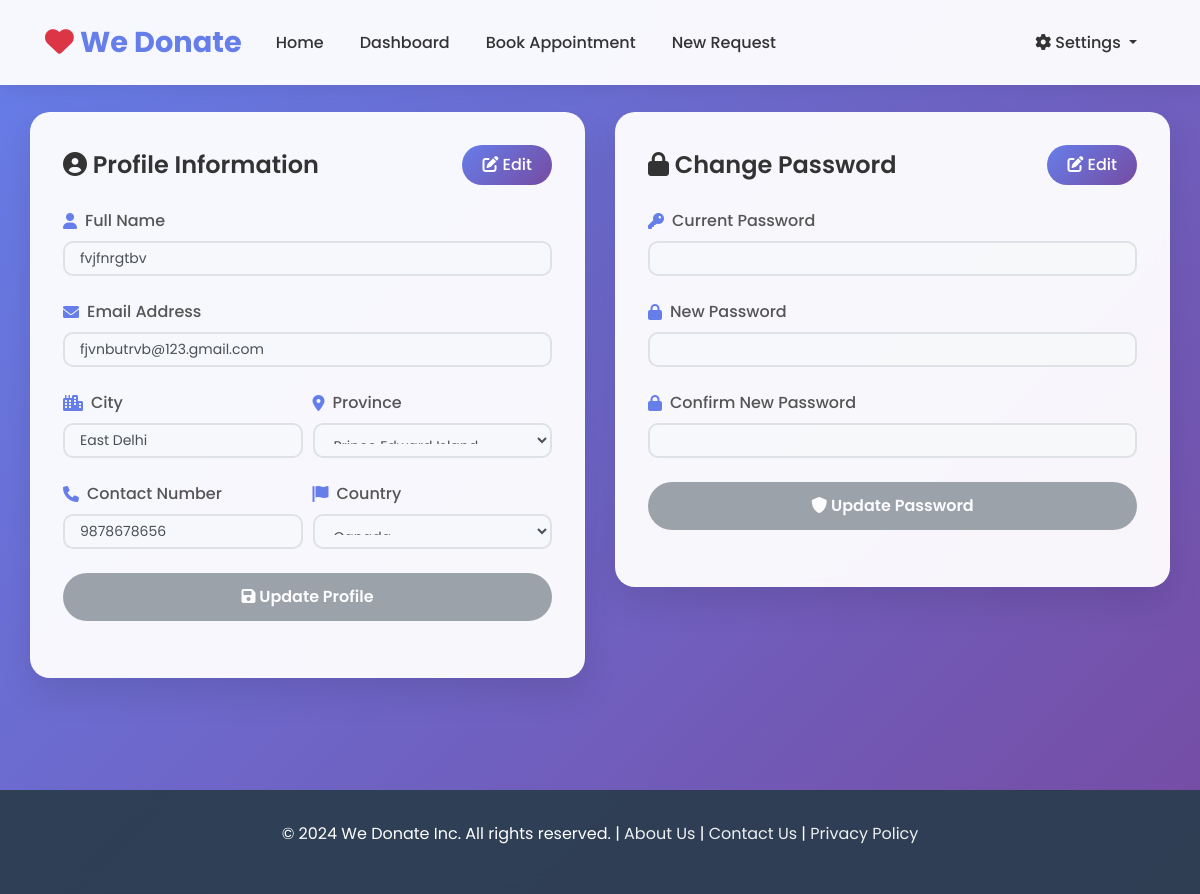
The app's page /donors/update_profile/ (signed in) with its own data.
### hospitals/models.py (models this page shows, shortened)
class User(AbstractUser):
    hospital_name = models.CharField(max_length=200, null=True, blank=True)
    province = models.CharField(max_length=100, null=True, blank=True)
    contact_number = models.CharField(max_length=10, blank=True, null=True)
    country = models.CharField(max_length=20, null=True)
    city = models.CharField(max_length=200, null=True)

### donors/views.py (the view, shortened to what this page needs)
# urls.py: re_path('update_profile/$', views.donor_profile_update, name="donor-profile-update"),
def donor_profile_update(request):
    success = 0
    msg = 0
    pfcheck = 0
    pscheck = 0
    donor = User.objects.get(id=request.user.id)
    provinces = ["Nova Scotia", "British Columbia", "Ontario", "Quebec", "Alberta", "New Brunswick", "Manitoba",
                 "Sasketchawan", "New Foundland and Labrador", "Prince Edward Island"]
    provinces = [1 if donor.province is not None else 0 for i in provinces]
    return render(request, "donor-profile-update.html", {"provinces": provinces, "donor": donor, "success": success, "msg": msg,
                                                         "pfcheck": pfcheck, "pscheck": pscheck})

### templates/donor-profile-update.html (shortened to what this page needs)
{% load static %}
<!DOCTYPE html>
<html lang="en">
<head>
    <link rel="stylesheet" href="https://stackpath.bootstrapcdn.com/bootstrap/4.5.2/css/bootstrap.min.css">
    <link rel="stylesheet" href="https://cdnjs.cloudflare.com/ajax/libs/font-awesome/6.0.0/css/all.min.css">
</head>
<body>
    <nav class="navbar navbar-expand-lg navbar-light fixed-top">
        <div class="container">
            <a class="navbar-brand" href="{% url 'donor-landing-page' %}">
                <i class="fas fa-heart text-danger"></i> We Donate
            </a>
            <div class="collapse navbar-collapse" id="navbarNav">
                <ul class="navbar-nav mr-auto">
                    <li class="nav-item">
                        <a class="nav-link" href="{% url 'donor-landing-page' %}">Home</a>
                    </li>
                    <li class="nav-item">
                        <a class="nav-link" href="{% url 'donor-home' %}">Dashboard</a>
                    </li>
                    <li class="nav-item">
                        <a class="nav-link" href="{% url 'book-appointment' %}">Book Appointment</a>
                    </li>
                    <li class="nav-item">
                        <a class="nav-link" href="{% url 'new-donation-request' %}">New Request</a>
                    </li>
                </ul>
                <ul class="navbar-nav ml-auto">
                    <li class="nav-item dropdown">
                        <a class="nav-link dropdown-toggle" href="#" id="settingsDropdown" data-toggle="dropdown">
                            <i class="fas fa-cog"></i> Settings
                        </a>
                    </li>
                </ul>
            </div>
        </div>
    </nav>
    <div class="container main-container">
        <div class="row">
            <div class="col-lg-6 col-md-12">
                <div class="profile-card">
                    <div class="card-header">
                        <h4 class="card-title">
                            <i class="fas fa-user-circle"></i> Profile Information
                        </h4>
                        <button class="btn edit-btn" type="button" onclick="enableEditProfile()">
                            <i class="fas fa-edit"></i> Edit
                        </button>
                    </div>
                    <form method="POST" action="{% url 'donor-profile-update' %}" id="profileForm">
                        <div class="form-group">
                            <label><i class="fas fa-user"></i> Full Name</label>
                            <input type="text" name="donor_name" value="{{ donor.first_name }}" id="donorName" class="form-control" required disabled>
                        </div>
                        <div class="form-group">
                            <label><i class="fas fa-envelope"></i> Email Address</label>
                            <input type="email" class="form-control" name="email" id="email" value="{{ donor.email }}" disabled required>
                        </div>
                        <div class="form-row">
                            <div class="form-group col-md-6">
                                <label><i class="fas fa-city"></i> City</label>
                                <input type="text" id="city" name="city" class="form-control" value="{{ donor.city }}" disabled>
                            </div>
                            <div class="form-group col-md-6">
                                <label><i class="fas fa-map-marker-alt"></i> Province</label>
                                <select id="province" name="province" class="form-control" disabled>
                                    <option value="Prince Edward Island"{% if provinces.9 %} selected{% endif %}>Prince Edward Island</option>
                                </select>
                            </div>
                        </div>
                        <div class="form-row">
                            <div class="form-group col-md-6">
                                <label><i class="fas fa-phone"></i> Contact Number</label>
                                <input type="text" id="contact" name="contact" class="form-control" maxlength="10" minlength="10" value="{{ donor.contact_number }}" placeholder="+1 (xxx) xxx-xxxx" disabled>
                            </div>
                            <div class="form-group col-md-6">
                                <label><i class="fas fa-flag"></i> Country</label>
                                <select id="country" name="country" class="form-control" disabled>
                                    <option selected>Canada</option>
                                </select>
                            </div>
                        </div>
                        <div class="form-group">
                            <button name="profile" type="submit" id="updateProfileBtn" class="btn btn-update" disabled>
                                <i class="fas fa-save"></i> Update Profile
                            </button>
                        </div>
                    </form>
                </div>
            </div>
            <div class="col-lg-6 col-md-12" id="passwordSection">
                <div class="profile-card">
                    <div class="card-header">
                        <h4 class="card-title">
                            <i class="fas fa-lock"></i> Change Password
                        </h4>
                        <button class="btn edit-btn" type="button" onclick="enableEditPassword()">
                            <i class="fas fa-edit"></i> Edit
                        </button>
                    </div>
                    <form method="POST" action="{% url 'donor-profile-update' %}" id="passwordForm">
                        <div class="form-group">
                            <label><i class="fas fa-key"></i> Current Password</label>
                            <input type="password" id="oldPassword" name="old_password" class="form-control" disabled required>
                        </div>
                        <div class="form-group">
                            <label><i class="fas fa-lock"></i> New Password</label>
                            <input class="form-control" type="password" name="new_password" id="newPassword" minlength="6" pattern="(?=.*[a-z])(?=.*\d).{6,}" title="Password must contain at least 6 characters with 1 lowercase letter and 1 digit" disabled required oninput="checkPasswordStrength()">
                        </div>
                        <div class="form-group">
                            <label><i class="fas fa-lock"></i> Confirm New Password</label>
                            <input class="form-control" type="password" id="confirmPassword" disabled required oninput="checkPasswordMatch()">
                        </div>
                        <div class="form-group">
                            <button name="password" type="submit" id="updatePasswordBtn" class="btn btn-update" disabled>
                                <i class="fas fa-shield-alt"></i> Update Password
                            </button>
                        </div>
                    </form>
                </div>
            </div>
        </div>
    </div>
    <footer class="footer">
        <div class="container">
            <p>&copy; 2024 We Donate Inc. All rights reserved. |
                <a href="#">About Us</a> |
                <a href="#">Contact Us</a> |
                <a href="#">Privacy Policy</a>
            </p>
        </div>
    </footer>
</body>
</html>

### templates/donor-profile-update.html (style rules this page uses)
* { margin: 0; padding: 0; box-sizing: border-box; }
body { font-family: 'Poppins', sans-serif; background: linear-gradient(135deg, #667eea 0%, #764ba2 100%); min-height: 100vh; padding-top: 80px; }
.navbar { background: rgba(255, 255, 255, 0.95) !important; backdrop-filter: blur(10px); box-shadow: 0 2px 20px rgba(0,0,0,0.1); padding: 1rem 0; }
.navbar-brand { font-weight: 700; font-size: 1.8rem; color: #667eea !important; }
.navbar-nav .nav-link { color: #333 !important; font-weight: 500; margin: 0 10px; transition: color 0.3s ease; }
.main-container { padding: 2rem 0; }
.profile-card { background: rgba(255, 255, 255, 0.95); backdrop-filter: blur(10px); border-radius: 20px; box-shadow: 0 15px 35px rgba(0,0,0,0.1); border: 1px solid rgba(255,255,255,0.2); padding: 2rem; margin-bottom: 2rem; transition: transform 0.3s ease; }
.card-header { background: none !important; border: none; padding: 0 0 1.5rem 0; display: flex; justify-content: space-between; align-items: center; }
.card-title { font-size: 1.5rem; font-weight: 600; color: #333; margin: 0; }
.edit-btn { background: linear-gradient(135deg, #667eea, #764ba2); border: none; padding: 8px 20px; border-radius: 25px; color: white; font-weight: 500; transition: all 0.3s ease; }
.form-group { margin-bottom: 1.5rem; }
.form-group label { font-weight: 500; color: #555; margin-bottom: 0.5rem; display: flex; align-items: center; }
.form-group label i { margin-right: 8px; color: #667eea; }
.form-control { border: 2px solid #e9ecef; border-radius: 10px; padding: 12px 15px; font-size: 14px; transition: all 0.3s ease; background: rgba(255,255,255,0.8); }
.form-control:disabled { background: rgba(248, 249, 250, 0.8); border-color: #dee2e6; }
.btn-update { background: linear-gradient(135deg, #667eea, #764ba2); border: none; padding: 12px 30px; border-radius: 25px; color: white; font-weight: 600; width: 100%; transition: all 0.3s ease; }
.btn-update:disabled { background: #6c757d; cursor: not-allowed; }
.footer { background: rgba(44, 62, 80, 0.95); backdrop-filter: blur(10px); color: white; padding: 2rem 0; text-align: center; margin-top: 3rem; }
.footer a { color: #ecf0f1; text-decoration: none; transition: color 0.3s ease; }

### records on screen
User: donor_name "fvjfnrgtbv", email "fjvnbutrvb@123.gmail.com", city "East Delhi", contact "9878678656"
